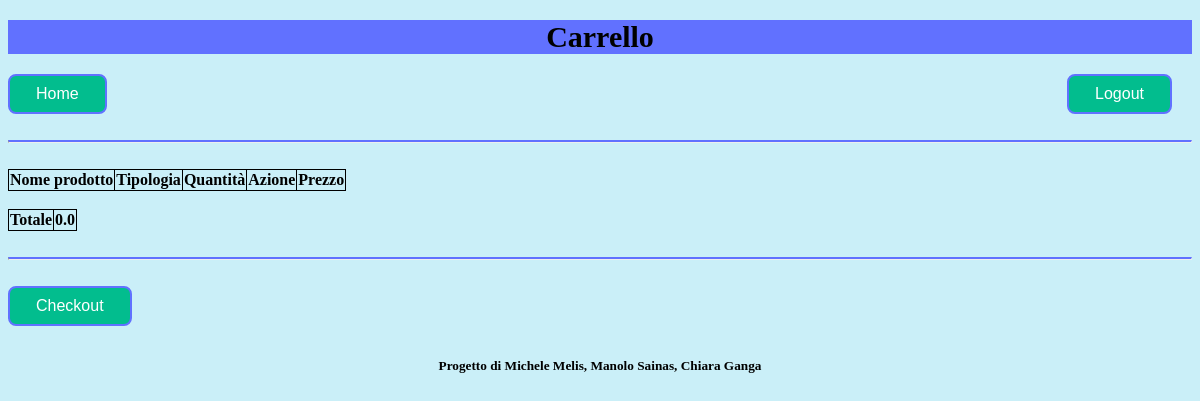
The page /carrello/ (signed in) on the database as committed earlier.
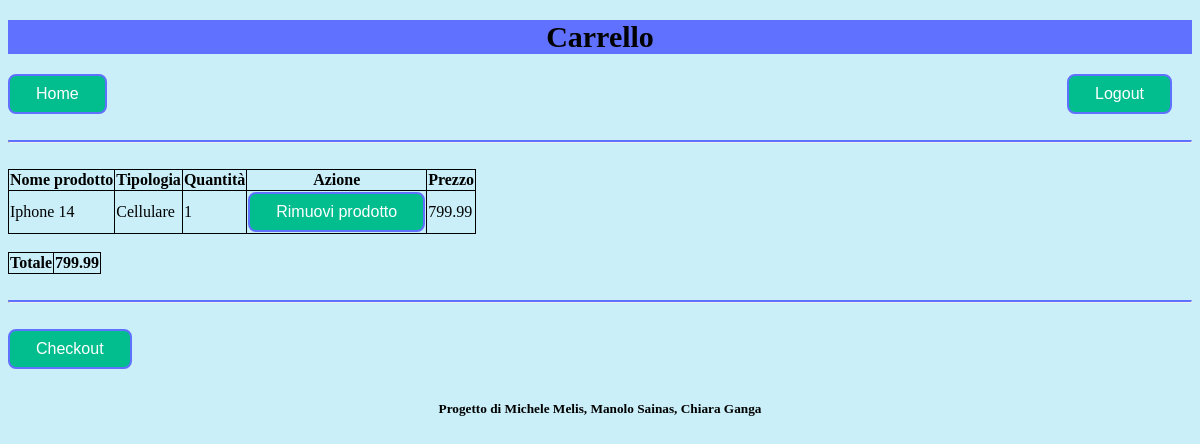
The same page on the database as committed later.
### applicazione/models.py (models this page shows, shortened)
class Carrello(models.Model):
  user = models.OneToOneField(User,on_delete=models.CASCADE,related_name='carrello')
  def totale(self):
    prodotti = ProdottoCarrello.objects.filter(carrello=self)
    totale = 0
    for prodotto in prodotti:
      totale += prodotto.prodotto.prezzo * prodotto.quantita
    return float(format(totale,".2f"))

class ProdottoCarrello(models.Model):
  quantita = models.IntegerField()
  carrello = models.ForeignKey(Carrello,on_delete=models.CASCADE,related_name='prodotti')
  prodotto = models.ForeignKey(Prodotto,on_delete=models.CASCADE)
  def totale(self):
    return float(format(self.quantita * self.prodotto.prezzo,".2f"))

class Prodotto(models.Model):
  nome = models.CharField(max_length=100)
  tipologia = models.CharField(max_length=100)
  descrizione = models.CharField(max_length=500)
  prezzo = models.FloatField()
  quantita = models.IntegerField()
  stock = models.ForeignKey(Stock,on_delete=models.CASCADE,related_name='prodotti')

### applicazione/views.py (the view)
# urls.py: path("carrello/", views.carrello_view, name="carrello_view"),
@login_required
def carrello_view(request):
  user = get_user(request)
  if user.is_superuser: return redirect("../Home_amministratore")
  template = loader.get_template("utente/carrello.html")
  user = get_user(request)
  context = {
    "carrello": user.carrello,
  }
  if request.method =="POST":
    prodotto_id = int(request.POST["prodotto_id"])
    if prodotto_id is not None:
      ProdottoCarrello.objects.get(id = prodotto_id).modifica_quantita(-1)
  prodotti = user.carrello.prodotti.all()
  for prodotto in prodotti:
    if prodotto.quantita > prodotto.prodotto.quantita:
      prodotto.quantita = prodotto.prodotto.quantita
  context["prodottiCarrello"] = prodotti
  return HttpResponse(template.render(context, request))

### applicazione/views.py (called while the page is built)
def get_user(request):
  user_id = request.session.get("user_id")
  if user_id:
    return User.objects.get(id = user_id)
  else:
    return None

### applicazione/templates/utente/carrello.html (shortened to what this page needs)
{% load static %}
<!DOCTYPE html>
<html lang="en">
    <head>
        <link rel="stylesheet" href="{% static 'css/style.css' %}">
    </head>
    <body>
        <div class="Carrello">
            <div>
                <h1>Carrello</h1>
                <a href="../home"><button id="homeCarr" class="button" type="button" value="home">Home</button></a>
                <a href="../login"><button id="logoutCarr" class="button" type="button" value="logout">Logout</button></a>
            </div>
            <br><hr><br>
            <div>
                <table id="prodottiCarrello">
                    <thead>
                        <tr>
                            <th><b>Nome prodotto</b></th>
                            <th><b>Tipologia</b></th>
                            <th><b>Quantità</b></th>
                            <th><b>Azione</b></th>
                            <th><b>Prezzo</b></th>
                        </tr>
                    </thead>
                    <tbody>
                    {% for prodottoCarrello in prodottiCarrello %}
                    <tr>
                        <td> {{ prodottoCarrello.prodotto.nome }} </td>
                        <td> {{ prodottoCarrello.prodotto.tipologia }} </td>
                        <td id="{{ prodottoCarrello.prodotto.id }}"> {{ prodottoCarrello.quantita }} </td>
                        <td><form method="post">
                            <input class="button" id="rimuovi_prodotto_{{ prodottoCarrello.prodotto.id }}" type="submit" value="Rimuovi prodotto">
                        </form></td>
                        <td> {{ prodottoCarrello.totale }}</td>
                    </tr>
                    {% endfor %}
                    </tbody>
                </table>
                <br>
                <table id="totale">
                    <tr>
                        <th><b>Totale</b></th>
                        <th> {{ carrello.totale }} </th>
                    </tr>
                </table>
            </div>
            <br><hr><br>
            <div>
                <a href="../checkout"><button id="checkout" class="button" type="button" value="checkout">Checkout</button></a>
            </div>
        </div>
        <footer class="centered-footer">
            <h5>Progetto di Michele Melis, Manolo Sainas, Chiara Ganga</h5>
        </footer>
    </body>
</html>

Rows that differ between the two databases and show on the page:
added ProdottoCarrello: prodotto.nome "Iphone 14", prodotto.tipologia "Cellulare", quantita "1", totale "799.99"
computed for Carrello: totale "0.0" → "799.99"
